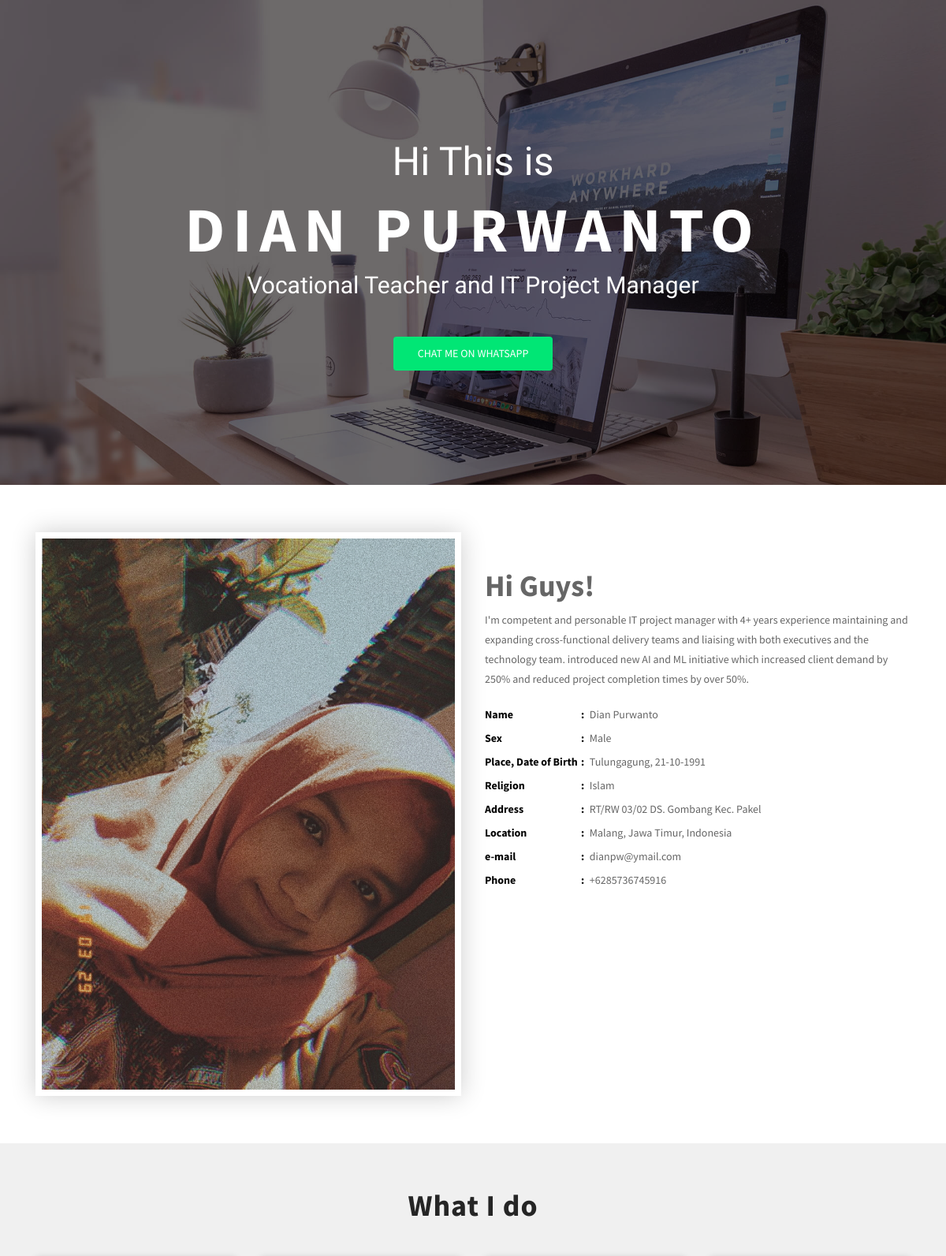
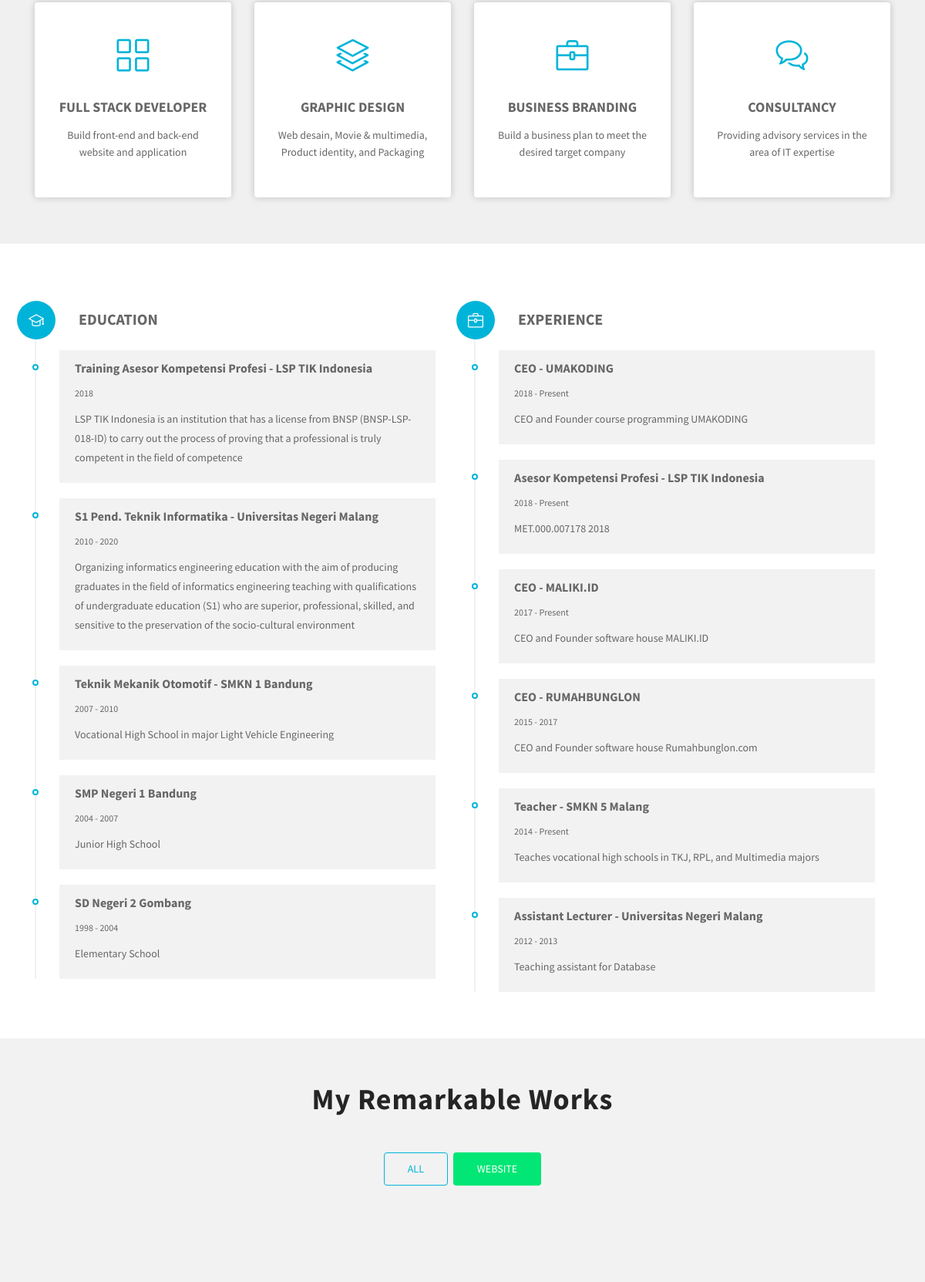
The page / (upper part) on the database its author committed (2 pictures, top to bottom).
### tables this page shows
CREATE TABLE `biodata` (
  `biodata_id` varchar(10) NOT NULL,
  `name` varchar(255) NOT NULL,
  `sex` enum('Male','Female') NOT NULL,
  `place` varchar(255) NOT NULL,
  `date` varchar(10) NOT NULL,
  `religion` varchar(100) NOT NULL,
  `moto` text NOT NULL,
  `address` varchar(255) NOT NULL,
  `location` varchar(255) NOT NULL,
  `email` varchar(100) NOT NULL,
  `phone` varchar(30) NOT NULL,
  `resume` text NOT NULL,
  `foto` varchar(255) NOT NULL,
  `perubahan` timestamp NOT NULL DEFAULT CURRENT_TIMESTAMP ON UPDATE CURRENT_TIMESTAMP
);

CREATE TABLE `skill` (
  `id` int(1) NOT NULL,
  `nama` varchar(255) NOT NULL,
  `icon` varchar(255) NOT NULL,
  `keterangan` text NOT NULL,
  `perubahan` timestamp NOT NULL DEFAULT '0000-00-00 00:00:00' ON UPDATE CURRENT_TIMESTAMP
);

CREATE TABLE `education` (
  `education_id` varchar(10) NOT NULL,
  `nama` varchar(255) NOT NULL,
  `tahun` varchar(50) NOT NULL,
  `keterangan` text NOT NULL,
  `perubahan` timestamp NOT NULL DEFAULT CURRENT_TIMESTAMP ON UPDATE CURRENT_TIMESTAMP
);

CREATE TABLE `experience` (
  `experiencce_id` varchar(10) NOT NULL,
  `nama` varchar(255) NOT NULL,
  `tahun` varchar(50) NOT NULL,
  `keterangan` text NOT NULL,
  `perubahan` timestamp NOT NULL DEFAULT CURRENT_TIMESTAMP ON UPDATE CURRENT_TIMESTAMP
);

### application/controllers/Home.php (called while the page is built, shortened)
<?php
class Home extends CI_Controller {
    public function __construct()
    {
        $this->load->model("home_model");
        $this->load->model("education_model");
        $this->load->model("portofolio_model");
        $this->load->model("experiencce_model");
        $this->load->model("info_model");
        $this->load->model("skill_model");
        $this->load->model("sosmed_model");
    }
	public function index()
	{
        $data["home"] = $this->home_model->getAll();
        $data["education"] = $this->education_model->getAll();
        $data["experiencce"] = $this->experiencce_model->getAll();
        $data["portofolio"] = $this->portofolio_model->getAll();
        $data["katagori"] = $this->portofolio_model->getKatagori();
        $data["info"] = $this->info_model->getAll();
        $data["skill"] = $this->skill_model->getAll();
        $data["sosmed"] = $this->sosmed_model->getAll();
        $this->load->view("home", $data);
    }
}

### index.php (called while the page is built, shortened)
<?php
require_once BASEPATH.'core/CodeIgniter.php';

### application/models/Home_model.php (called while the page is built, shortened)
<?php defined('BASEPATH') OR exit('No direct script access allowed');
class Home_model extends CI_Model
{
    public function getAll()
    {
        return $this->db->get('biodata')->row_array();
    }
}

### application/models/Skill_model.php (called while the page is built, shortened)
<?php defined('BASEPATH') OR exit('No direct script access allowed');
class Skill_model extends CI_Model
{
    public function getAll()
    {
        $hasil = $this->db->get('skill');
        return $hasil->result();
    }
}

### application/models/Education_model.php (called while the page is built, shortened)
<?php defined('BASEPATH') OR exit('No direct script access allowed');
class Education_model extends CI_Model
{
    public function getAll()
    {
        $hasil = $this->db->get('education');
        return $hasil->result();
    }
}

### application/models/Experiencce_model.php (called while the page is built, shortened)
<?php defined('BASEPATH') OR exit('No direct script access allowed');
class Experiencce_model extends CI_Model
{
    public function getAll()
    {
        $hasil = $this->db->get('experience');
        return $hasil->result();
    }
}

### application/models/Portofolio_model.php (called while the page is built, shortened)
<?php defined('BASEPATH') OR exit('No direct script access allowed');
class Portofolio_model extends CI_Model
{
    public function getAll()
    {
        return $this->db->get('portofolio')->result();
    }
    public function getKatagori()
    {
        $this->db->select('portofolio.katagori');
		$this->db->distinct();
		$hasil = $this->db->get('portofolio');
		return $hasil->result();
    }
}

### application/views/home.php (the view, shortened to what this page needs)
<!DOCTYPE html>
<html lang="en">
  <head>
    <link rel="stylesheet" type="text/css" href="<?= base_url('assets/css/bootstrap.min.css'); ?>" >
    <link rel="stylesheet" type="text/css" href="<?= base_url('assets/fonts/font-awesome.min.css'); ?>">
    <link rel="stylesheet" type="text/css" href="<?= base_url('assets/fonts/simple-line-icons.css'); ?>">
    <link rel="stylesheet" type="text/css" href="<?= base_url('assets/css/slicknav.css'); ?>">
    <link rel="stylesheet" type="text/css" href="<?= base_url('assets/css/nivo-lightbox.css'); ?>" >
    <link rel="stylesheet" type="text/css" href="<?= base_url('assets/css/animate.css'); ?>">
    <link rel="stylesheet" type="text/css" href="<?= base_url('assets/css/main.css'); ?>">
    <link rel="stylesheet" type="text/css" href="<?= base_url('assets/css/responsive.css'); ?>">
  </head>
  <body>
    <header id="header-wrap">
      <div id="hero-area" class="hero-area-bg">
        <div class="overlay"></div>
        <div class="container">
          <div class="row">
            <div class="col-md-12 col-sm-12 text-center">
              <div class="contents">
                <h5 class="script-font wow fadeInUp" data-wow-delay="0.2s">Hi This is</h5>
                <h2 class="head-title wow fadeInUp" data-wow-delay="0.4s"><?= $home['name']; ?></h2>
                <p class="script-font wow fadeInUp" data-wow-delay="0.6s"><?= $home['moto']; ?></p>
                <?php
                $str = "https://wa.me/6285334833807?text=Hallo *Famella*, Saya tertarik dengan CV kamu.";
                $ganti = str_replace(" ", "%20", $str);
                ?>
                <div class="header-button wow fadeInUp" data-wow-delay="1s">
                  <a href="<?php echo $ganti; ?>" target="_blank" class="btn btn-common">Chat Me on Whatsapp</a>
                </div>
              </div>
            </div>
          </div>
        </div>
      </div>
    </header>
    <section id="about" class="section-padding">
      <div class="container">
        <div class="row">
          <div class="col-lg-6 col-md-6 col-sm-12 col-xs-12">
            <div class="img-thumb wow fadeInLeft" data-wow-delay="0.3s">
              <img class="img-fluid" src="<?= base_url('assets/img/about/').$home['foto']; ?>" alt="">
            </div>
          </div>
          <div class="col-lg-6 col-md-6 col-sm-12 col-xs-12">
            <div class="profile-wrapper wow fadeInRight" data-wow-delay="0.3s">
              <h3>Hi Guys!</h3>
              <p><?= $home['resume']; ?></p>
              <div class="about-profile">
                <ul class="admin-profile">
                  <li><span class="pro-title"> Name </span> <span class="pro-detail"><?= $home['name']; ?></span></li>
                  <li><span class="pro-title"> Sex </span> <span class="pro-detail"><?= $home['sex']; ?></span></li>
                  <li><span class="pro-title"> Place, Date of Birth </span> <span class="pro-detail"><?= $home['place'] . ', ' . $home['date']; ?></span></li>
                  <li><span class="pro-title"> Religion </span> <span class="pro-detail"><?= $home['religion']; ?></span></li>
                  <li><span class="pro-title"> Address </span> <span class="pro-detail"><?= $home['address']; ?></span></li>
                  <li><span class="pro-title"> Location </span> <span class="pro-detail"><?= $home['location']; ?></span></li>
                  <li><span class="pro-title"> e-mail </span> <span class="pro-detail"><?= $home['email']; ?></span></li>
                  <li><span class="pro-title"> Phone </span> <span class="pro-detail"><?= $home['phone']; ?></span></li>
                </ul>
              </div>
            </div>
          </div>
        </div>
      </div>
    </section>
    <section id="services" class="services section-padding">
      <h2 class="section-title wow flipInX" data-wow-delay="0.4s">What I do</h2>
      <div class="container">
        <div class="row">
          <?php foreach ($skill as $s): ?>
          <div class="col-md-6 col-lg-3 col-xs-12">
            <div class="services-item wow fadeInDown" data-wow-delay="0.3s">
              <div class="icon">
                <i class="<?= $s->icon ?>"></i>
              </div>
              <div class="services-content">
                <h3><a href="#"><?= $s->nama ?></a></h3>
                <?= $s->keterangan ?>
              </div>
            </div>
          </div>
          <?php endforeach; ?>
        </div>
      </div>
    </section>
    <div id="resume" class="section-padding">
      <div class="container">
        <div class="row">
          <div class="col-lg-6 col-md-6 col-sm-6">
            <div class="education wow fadeInRight" data-wow-delay="0.3s">
              <ul class="timeline">
                <li>
                  <i class="icon-graduation"></i>
                  <h2 class="timelin-title">Education</h2>
                </li>
                <?php foreach ($education as $edu): ?>
                <li>
                  <div class="content-text">
                    <h3 class="line-title"><?= $edu->nama ?></h3>
                    <span><?= $edu->tahun ?></span>
                    <p class="line-text"><?= $edu->keterangan ?></p>
                  </div>
                </li>
                <?php endforeach; ?>
              </ul>
            </div>
          </div>
          <div class="col-lg-6 col-md-6 col-sm-6">
            <div class="experience wow fadeInRight" data-wow-delay="0.6s">
              <ul class="timeline">
                <li>
                  <i class="icon-briefcase"></i>
                  <h2 class="timelin-title">Experience</h2>
                </li>
                <?php foreach ($experiencce as $exp): ?>
                <li>
                  <div class="content-text">
                    <h3 class="line-title"><?= $exp->nama ?></h3>
                    <span><?= $exp->tahun ?></span>
                    <p class="line-text"><?= $exp->keterangan ?></p>
                  </div>
                </li>
                <?php endforeach; ?>
              </ul>
            </div>
          </div>
        </div>
      </div>
    </div>
    <section id="portfolios" class="section-padding">
      <div class="container">
        <h2 class="section-title wow flipInX" data-wow-delay="0.4s">My Remarkable Works</h2>
        <div class="row">
          <div class="col-md-12">
            <div class="controls text-center">
              <a class="filter active btn btn-common" data-filter="all">
                All
              </a>
              <?php foreach ($katagori as $kt): ?>
              <a class="filter btn btn-common" data-filter=".<?= $kt->katagori ?>">
                <?= $kt->katagori ?>
              </a>
              <?php endforeach; ?>
            </div>
          </div>
          <div id="portfolio" class="row wow fadeInDown" data-wow-delay="0.4s">
            <?php foreach ($portofolio as $pr): ?>
            <div class="col-sm-6 col-md-4 col-lg-4 col-xl-4 mix <?= $pr->katagori ?>">
            </div>
            <?php endforeach; ?>
          </div>
        </div>
      </div>
    </section>
  </body>
</html>

### rows shown on the page
biodata: name "DIAN PURWANTO", moto "Vocational Teacher and IT Project Manager", foto (picture), resume "I'm competent and personable IT project manager with 4+ years experience maintaining and expanding cross-functional delivery teams and liaising with both executives and the technology team. introduced new AI and ML initiative which increased client demand by 250% and reduced project completion times by over 50%.", name "Dian Purwanto", sex "Male", place "Tulungagung", date "21-10-1991", religion "Islam", address "RT/RW 03/02 DS. Gombang Kec. Pakel", location "Malang, Jawa Timur, Indonesia", email "dianpw@ymail.com", phone "+6285736745916"
skill: nama "FULL STACK DEVELOPER", keterangan "Build front-end and back-end website and application"
skill: nama "GRAPHIC DESIGN", keterangan "Web desain, Movie & multimedia, Product identity, and Packaging"
skill: nama "BUSINESS BRANDING", keterangan "Build a business plan to meet the desired target company"
skill: nama "CONSULTANCY", keterangan "Providing advisory services in the area of IT expertise"
education: nama "Training Asesor Kompetensi Profesi - LSP TIK Indonesia", tahun "2018", keterangan "LSP TIK Indonesia is an institution that has a license from BNSP (BNSP-LSP-018-ID) to carry out the process of proving that a professional is truly competent in the field of competence"
education: nama "S1 Pend. Teknik Informatika - Universitas Negeri Malang", tahun "2010 - 2020", keterangan "Organizing informatics engineering education with the aim of producing graduates in the field of informatics engineering teaching with qualifications of undergraduate education (S1) who are superior, professional, skilled, and sensitive to the preservation of the socio-cultural environment"
education: nama "Teknik Mekanik Otomotif - SMKN 1 Bandung", tahun "2007 - 2010", keterangan "Vocational High School in major Light Vehicle Engineering"
education: nama "SMP Negeri 1 Bandung", tahun "2004 - 2007", keterangan "Junior High School"
education: nama "SD Negeri 2 Gombang", tahun "1998 - 2004", keterangan "Elementary School"
experience: nama "CEO - UMAKODING", tahun "2018 - Present", keterangan "CEO and Founder course programming UMAKODING"
experience: nama "Asesor Kompetensi Profesi - LSP TIK Indonesia", tahun "2018 - Present", keterangan "MET.000.007178 2018"
experience: nama "CEO - MALIKI.ID", tahun "2017 - Present", keterangan "CEO and Founder software house MALIKI.ID"
experience: nama "CEO - RUMAHBUNGLON", tahun "2015 - 2017", keterangan "CEO and Founder software house Rumahbunglon.com"
experience: nama "Teacher - SMKN 5 Malang", tahun "2014 - Present", keterangan "Teaches vocational high schools in TKJ, RPL, and Multimedia majors"
experience: nama "Assistant Lecturer - Universitas Negeri Malang", tahun "2012 - 2013", keterangan "Teaching assistant for Database"

### other values the page prints
$kt->katagori "WEBSITE"
